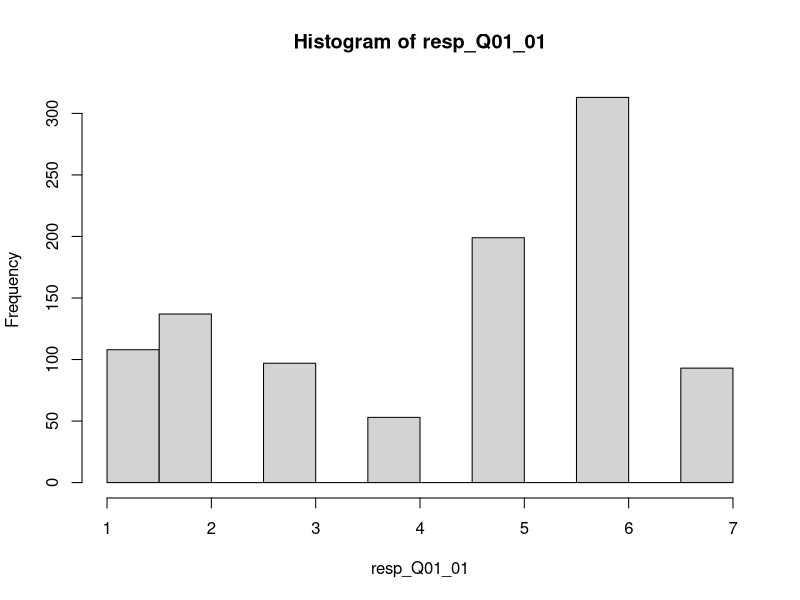
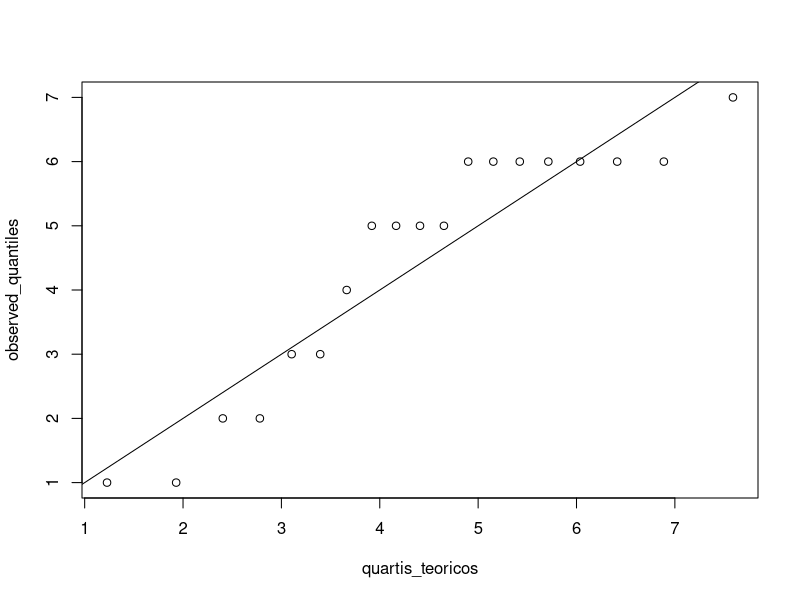
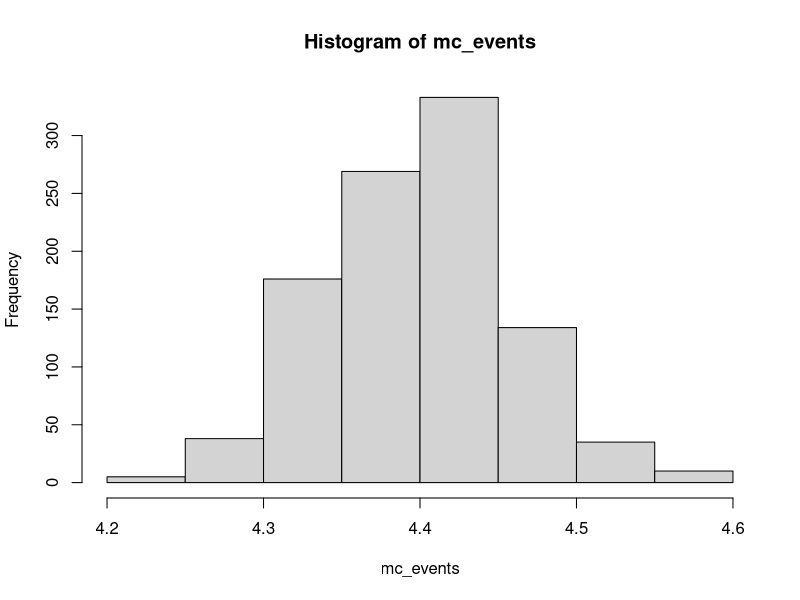

Generate these figures, in order, with R:
# Testar simulacao de respostas ao prototipo 2 da pesquisa

item_likert <- seq(1:7)
item_likert

# Grupo de Perguntas Q01 = Observo que a lideranca na minha ger?ncia ...
# Simulando a resposta da pergunta Q01_01 = exercida com base na autoridade (comando e controle)

# Tamanho da Amostra
N <- 1000

resp_Q01_01 <- sample(item_likert, N, replace = TRUE, prob=c(0.1, 0.15, 0.1, 0.05, 0.2, 0.3, 0.1))
# resp_Q01_01

avg <- mean(resp_Q01_01)
sdv <- sd(resp_Q01_01)

avg
sdv

# teste com histograma
hist(resp_Q01_01)


# Teste com quartis
quartis <- seq(0.05, 0.95, 0.05)

observed_quantiles <- quantile(resp_Q01_01, quartis)
quartis_teoricos <- qnorm(quartis, avg, sdv)

plot(quartis_teoricos, observed_quantiles)
abline(0,1)

# Simulacao de Monte Carlo

B <- 1000
mc_events <- replicate(B, {
     resp_Q01_01 <- sample(item_likert, N, replace = TRUE, prob=c(0.1, 0.15, 0.1, 0.05, 0.2, 0.3, 0.1))
     mean(resp_Q01_01)
     })

# Verificando se a distribuicaoo das probabilidades e aproximadamente normal
#mc_events
hist(mc_events)

# The Central Limit Theorem -- or the CLT for short tells us that when the number 
# of independent draws-- also call the sample size-- is large, the probability 
# distribution of the sum of these draws is approximately normal.

mean(mc_events)
sd(mc_events)


# Simulando boxplots
N <- 250
resp_Q01_01 <- sample(item_likert, N, replace = TRUE, prob=c(0.1, 0.15, 0.1, 0.05, 0.2, 0.3, 0.1))
resp_Q01_02 <- sample(item_likert, N, replace = TRUE, prob=c(0.1, 0.05, 0.1, 0.15, 0.3, 0.2, 0.1))


resp_df <- data.frame("Pergunta" = "Q1", "Nota" = resp_Q01_01, stringsAsFactors = FALSE)
resp_df

rbind(resp_df, "Q2", resp_Q01_02)
resp_df






